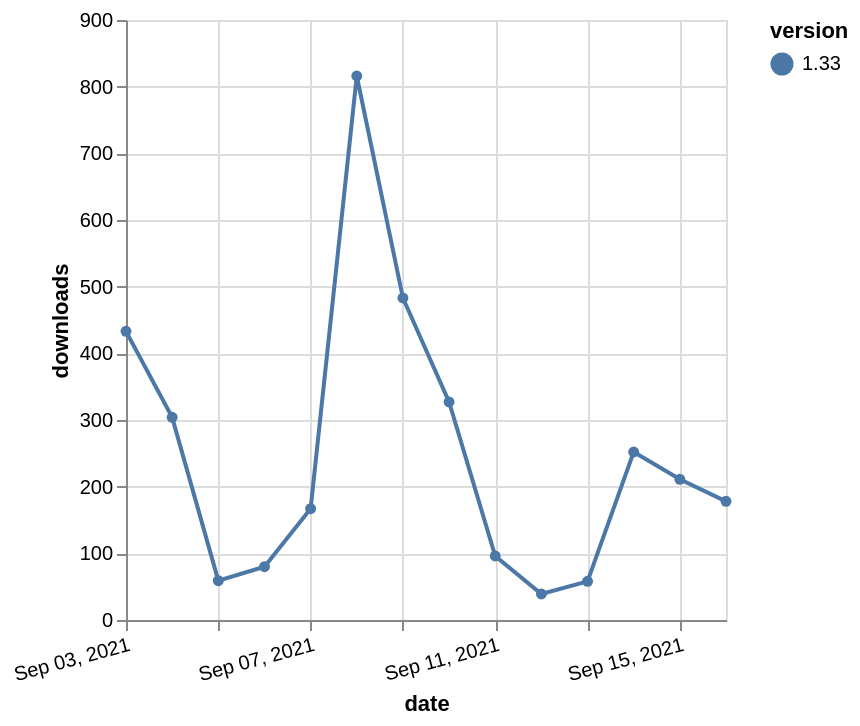

Vega-Lite specification for this chart:
### Vega-Lite specification from a JSON file in a GitHub repository (floating-point values rounded to 4 significant figures)
{"$schema": "https://vega.github.io/schema/vega-lite/v5.json", "description": "A simple bar chart with embedded data.", "data": {"values": [{"date": "2021-09-03", "total": 188796, "delta": 433, "version": "1.33"}, {"date": "2021-09-04", "total": 189100, "delta": 304, "version": "1.33"}, {"date": "2021-09-05", "total": 189159, "delta": 59, "version": "1.33"}, {"date": "2021-09-06", "total": 189239, "delta": 80, "version": "1.33"}, {"date": "2021-09-07", "total": 189406, "delta": 167, "version": "1.33"}, {"date": "2021-09-08", "total": 190222, "delta": 816, "version": "1.33"}, {"date": "2021-09-09", "total": 190705, "delta": 483, "version": "1.33"}, {"date": "2021-09-10", "total": 191032, "delta": 327, "version": "1.33"}, {"date": "2021-09-11", "total": 191128, "delta": 96, "version": "1.33"}, {"date": "2021-09-12", "total": 191167, "delta": 39, "version": "1.33"}, {"date": "2021-09-13", "total": 191225, "delta": 58, "version": "1.33"}, {"date": "2021-09-14", "total": 191477, "delta": 252, "version": "1.33"}, {"date": "2021-09-15", "total": 191688, "delta": 211, "version": "1.33"}, {"date": "2021-09-16", "total": 191866, "delta": 178, "version": "1.33"}]}, "width": "container", "mark": {"type": "line", "point": {"filled": true}}, "encoding": {"x": {"field": "date", "type": "temporal", "timeUnit": "yearmonthdate", "title": "date", "axis": {"labelAngle": -15}}, "y": {"field": "delta", "type": "quantitative", "title": "downloads"}, "color": {"field": "version", "type": "nominal"}, "tooltip": {"field": "delta"}}}
